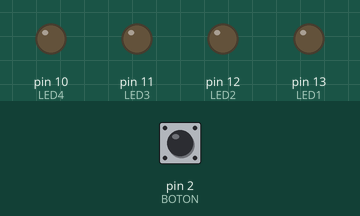
Recording of a sketch running on a simulated Arduino Uno, built with avr-gcc and run on an emulated ATmega328P. Parts: output pins drawn as LEDs (lit = HIGH). Inputs (shaded band) come from the test bench; at power-on: pin 2 (BOTON) LOW.

Above: at 1.2 s.
1.3 s: pin 2 (BOTON) pulled HIGH for 3.2 s
At 5.5 s:
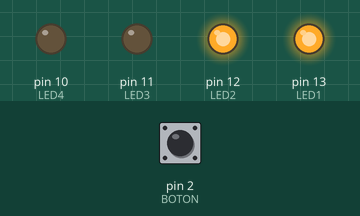
6.0 s: pin 2 (BOTON) pulled HIGH for 0.15 s
At 6.8 s:
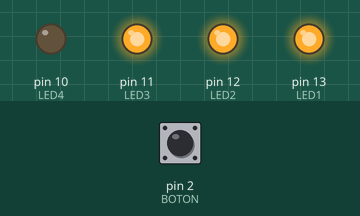
8.0 s: pin 2 (BOTON) pulled HIGH for 1 s
At 8.9 s:
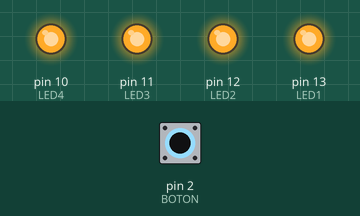
Timing chart, 0 to 11.0 s (numbered marks = the images above; inputs shaded):
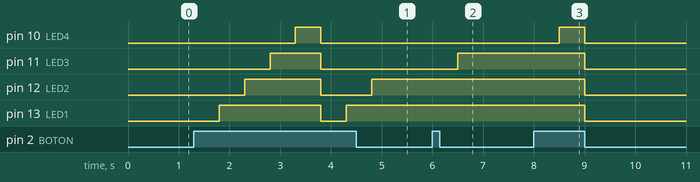

Measured:
- after the input at 1.3 s, pin 10 (LED4): LOW → HIGH after 2.0 s, → LOW 0.50 s later; pin 11 (LED3): LOW → HIGH after 1.5 s, → LOW 1.0 s later; pin 12 (LED2): LOW → HIGH after 1.0 s, → LOW 1.5 s later, → HIGH 1.0 s later; pin 13 (LED1): LOW → HIGH after 0.50 s, → LOW 2.0 s later, → HIGH 0.50 s later
- after the input at 6.0 s, pin 11 (LED3): LOW → HIGH after 0.50 s
- after the input at 8.0 s, pin 10 (LED4): LOW → HIGH after 0.50 s, → LOW 0.50 s later; pin 11 (LED3), pin 12 (LED2), pin 13 (LED1): HIGH → LOW after 1.0 s

The sketch:

sketch_aug16_17.ino
```cpp
// C++ code
// CONTADOR

int cuenta = 0;		//Variable que guarda el numero de veces que se ha contado

void setup()
{
  //Inicializamos puertos
  pinMode(13, OUTPUT);	//LED1
  pinMode(12, OUTPUT);	//LED2
  pinMode(11, OUTPUT);	//LED3
  pinMode(10, OUTPUT);	//LED4
  pinMode(2, INPUT);	//BOTON
}

void loop()
{
  if (digitalRead(2) == HIGH)		//Pregunta si el boton esta activado
  {
    cuenta++;
    delay(500);
  }
  if(cuenta >= 5)
  {
    cuenta = 0;
  }

  if(cuenta == 0)
  {
  	digitalWrite(13, LOW);
    digitalWrite(12, LOW);
    digitalWrite(11, LOW);
    digitalWrite(10, LOW);
  }
  else if(cuenta == 1)
  {
  	digitalWrite(13, HIGH);
    digitalWrite(12, LOW);
    digitalWrite(11, LOW);
    digitalWrite(10, LOW);
  }
  else if(cuenta == 2)
  {
  	digitalWrite(13, HIGH);
    digitalWrite(12, HIGH);
    digitalWrite(11, LOW);
    digitalWrite(10, LOW);
  }
  else if(cuenta == 3)
  {
  	digitalWrite(13, HIGH);
    digitalWrite(12, HIGH);
    digitalWrite(11, HIGH);
    digitalWrite(10, LOW);
  }
  else if(cuenta == 4)
  {
  	digitalWrite(13, HIGH);
    digitalWrite(12, HIGH);
    digitalWrite(11, HIGH);
    digitalWrite(10, HIGH);
  }
}
```
